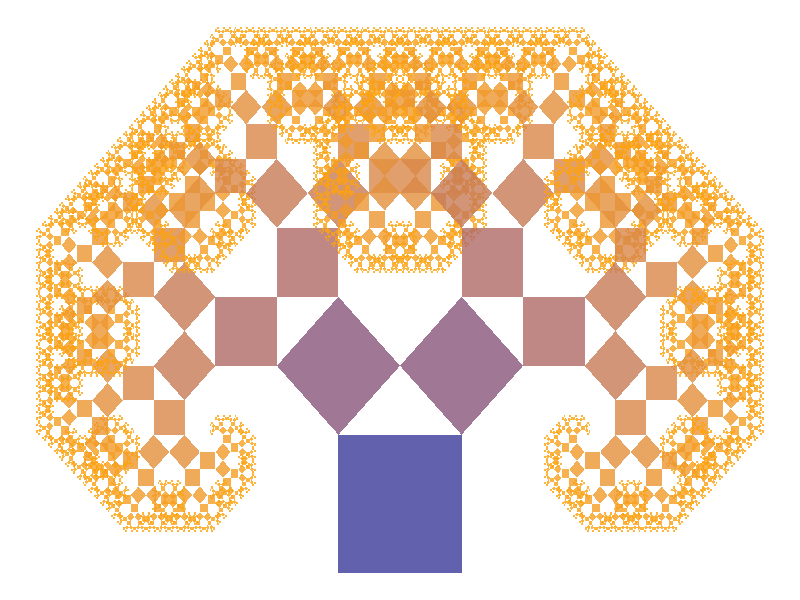

This chart was generated by the following R code:
library(ggplot2)
library(data.table)

xstart <- 0
ystart <- 0
angle <- 0

segments <- list()

move <- function(length, pendown=TRUE, id=0)
{
  yend <<- ystart + sin(angle)*length
  xend <<- xstart + cos(angle)*length
  if (pendown) segments[[1+length(segments)]] <<- c(xstart, ystart, xend, yend, length, id)
  xstart <<- xend
  ystart <<- yend
}

turn <- function(a)
{
  angle <<- angle+a
}

id <- 0

draw <- function(depth, length)
{
  if (depth == 0) return()
  id <<- id+1
  myid <- id
  
  turn(pi/2)
  move(length, id=myid)
  turn(-pi/4)
  
  draw(depth-1, length/sqrt(2))
  move(length/sqrt(2), F)
  turn(-pi/2)
  draw(depth-1, length/sqrt(2))
  move(length/sqrt(2), F)
  
  turn(-3*pi/4)
  move(length, F)
  turn(pi)
  move(length, id=myid)
  turn(-pi/2)
  move(length, id=myid)
  turn(-pi/2)
  move(length, id=myid)
  turn(pi)
}

 
size <- 10
depth <- 13
draw(depth, size)

plotdata <- as.data.table(t(as.data.table(segments)))
setnames(plotdata, c("x0","y0","x1","y1","depth","id"))
plotdata[, i:=seq(.N)]
plt <- ggplot(plotdata, aes(x=x0,y=y0,xend=x1,yend=y1)) +
  #geom_segment(aes(color=log(depth)))+
  geom_polygon(aes(x0,y0,group=id,fill=depth),alpha=0.8)+
  scale_fill_gradient2(mid="orange", low="purple", guide=F)+
  scale_color_gradient2(mid="orange", low="purple", guide=F)+
  #coord_fixed(ratio=1)+
  #geom_point()+
  #geom_text(aes(x=(x0+x1)/2,y=(y0+y1)/2,label=i))+
  # geom_label(data = data.table(x0=mean(plotdata$x0),y0=mean(plotdata$y0),x1=0,y1=0), 
  #            mapping=aes(label=paste("Depth",depth)))+
  theme_void()
print(plt)

